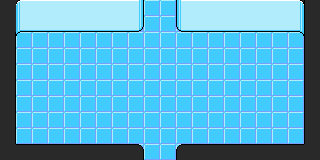

Below is a game level as drawn by its tile map, then a one-line description and the .tmx file that defines it, in full:
An orthogonal 20x10 tile map with 16x16 px tiles, 4 tile layers (Tile Layer 1, Tile Layer 2, Tile Layer 3, Tile Layer 4).

<map version="1.4" tiledversion="1.4.2" orientation="orthogonal" renderorder="right-down" width="20" height="10" tilewidth="16" tileheight="16" infinite="0" nextlayerid="5" nextobjectid="1">
 <tileset firstgid="1" source="lab.tsx" />
 <layer id="1" name="Tile Layer 1" width="20" height="10">
  <data encoding="csv">
71,71,102,102,102,102,102,102,113,2,2,2,102,102,102,102,102,102,102,103,
81,101,2,2,2,2,102,102,2,2,2,2,102,102,102,102,102,102,103,113,
101,2,2,2,2,2,2,2,2,2,2,2,2,2,2,2,2,2,2,2,
2,2,2,2,2,2,2,2,2,2,2,2,2,2,2,2,2,2,2,2,
2,2,2,2,2,2,2,2,2,2,2,2,2,2,2,2,2,2,2,2,
2,2,2,2,2,2,2,2,2,2,2,2,2,2,2,2,2,2,2,2,
2,2,2,2,2,2,2,2,2,2,2,2,2,2,2,2,2,2,2,2,
2,2,2,2,2,2,2,2,2,2,2,2,2,2,2,2,2,2,2,2,
2,2,2,2,2,2,2,2,2,2,2,2,2,2,2,2,2,2,2,2,
121,122,2,2,2,2,116,2,2,2,2,2,2,2,2,2,2,2,122,123
</data>
 </layer>
 <layer id="2" name="Tile Layer 2" width="20" height="10">
  <data encoding="csv">
22,71,42,42,42,42,42,42,43,0,0,41,42,42,42,42,42,42,72,21,
22,81,52,52,52,52,52,52,53,0,0,51,52,52,52,52,52,52,82,21,
23,91,0,0,0,0,0,0,0,0,0,0,0,0,0,0,0,0,92,21,
23,0,0,0,0,0,0,0,0,0,0,0,0,0,0,0,0,0,0,21,
23,0,0,0,0,0,0,0,0,0,0,0,0,0,0,0,0,0,0,21,
23,0,0,0,0,0,0,0,0,0,0,0,0,0,0,0,0,0,0,21,
23,0,0,0,0,0,0,0,0,0,0,0,0,0,0,0,0,0,0,21,
23,0,0,0,0,0,0,0,0,0,0,0,0,0,0,0,0,0,0,21,
23,0,0,0,0,0,0,0,0,0,0,0,0,0,0,0,0,0,0,21,
22,12,12,12,12,12,12,12,13,0,0,11,12,12,12,12,12,12,12,22
</data>
 </layer>
 <layer id="3" name="Tile Layer 3" width="20" height="10">
  <data encoding="csv">
0,0,0,0,0,0,0,0,0,0,0,0,0,0,0,0,0,0,0,0,
0,0,0,0,0,0,0,0,0,0,0,0,0,0,0,0,0,0,0,0,
0,0,0,0,0,0,0,0,0,0,0,0,0,0,0,0,0,0,0,0,
0,0,0,0,0,0,0,0,0,0,0,0,0,0,0,0,0,0,0,0,
0,0,0,0,0,0,0,0,0,0,0,0,0,0,0,0,0,0,0,0,
0,0,0,0,0,0,0,0,0,0,0,0,0,0,0,0,0,0,0,0,
0,0,0,0,0,0,0,0,0,0,0,0,0,0,0,0,0,0,0,0,
0,0,0,0,0,0,0,0,0,0,0,0,0,0,0,0,0,0,0,0,
0,0,0,0,0,0,0,0,0,0,0,0,0,0,0,0,0,0,0,0,
0,0,0,0,0,0,0,0,0,0,0,0,0,0,0,0,0,0,0,0
</data>
 </layer>
 <layer id="4" name="Tile Layer 4" width="20" height="10">
  <data encoding="csv">
0,0,0,0,0,0,0,0,0,0,0,0,0,0,0,0,0,0,0,0,
0,0,0,0,0,0,0,0,0,0,0,0,0,0,0,0,0,0,0,0,
0,0,0,0,0,0,0,0,0,0,0,0,0,0,0,0,0,0,0,0,
0,0,0,0,0,0,0,0,0,0,0,0,0,0,0,0,0,0,0,0,
0,0,0,0,0,0,0,0,0,0,0,0,0,0,0,0,0,0,0,0,
0,0,0,0,0,0,0,0,0,0,0,0,0,0,0,0,0,0,0,0,
0,0,0,0,0,0,0,0,0,0,0,0,0,0,0,0,0,0,0,0,
0,0,0,0,0,0,0,0,0,0,0,0,0,0,0,0,0,0,0,0,
0,0,0,0,0,0,0,0,0,0,0,0,0,0,0,0,0,0,0,0,
0,0,0,0,0,0,0,0,0,0,0,0,0,0,0,0,0,0,0,0
</data>
 </layer>
</map>
